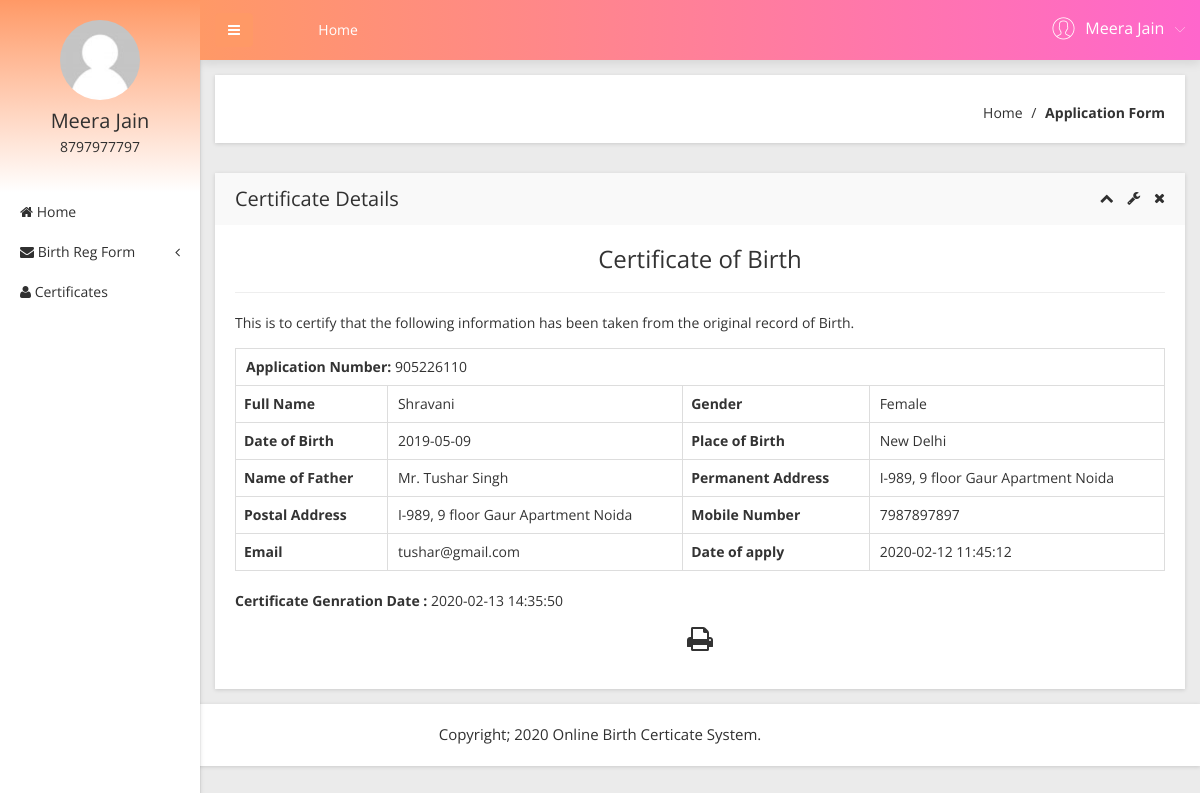
Page /obcs/user/certificates.php?viewid=1 (signed in) on the committed database.
### tables this page shows
CREATE TABLE `tbluser` (
  `ID` int(10) NOT NULL,
  `FirstName` varchar(200) DEFAULT NULL,
  `LastName` varchar(200) DEFAULT NULL,
  `MobileNumber` bigint(10) DEFAULT NULL,
  `Address` mediumtext DEFAULT NULL,
  `Password` varchar(200) NOT NULL,
  `RegDate` timestamp NULL DEFAULT current_timestamp()
);

CREATE TABLE `tblapplication` (
  `ID` int(10) NOT NULL,
  `UserID` int(5) NOT NULL,
  `ApplicationID` varchar(200) DEFAULT NULL,
  `DateofBirth` varchar(200) DEFAULT NULL,
  `Gender` varchar(50) DEFAULT NULL,
  `FullName` varchar(200) DEFAULT NULL,
  `PlaceofBirth` varchar(200) DEFAULT NULL,
  `NameofFather` varchar(200) DEFAULT NULL,
  `PermanentAdd` mediumtext DEFAULT NULL,
  `PostalAdd` mediumtext DEFAULT NULL,
  `MobileNumber` bigint(10) DEFAULT NULL,
  `Email` varchar(200) DEFAULT NULL,
  `Dateofapply` timestamp NULL DEFAULT current_timestamp(),
  `Remark` varchar(200) DEFAULT NULL,
  `Status` varchar(50) DEFAULT NULL,
  `UpdationDate` timestamp NULL DEFAULT NULL ON UPDATE current_timestamp()
);

### obcs/user/certificates.php (the view, shortened to what this page needs)
<?php
include('includes/dbconnection.php');
if (strlen($_SESSION['obcsuid']==0)) {
  header('location:logout.php');
  } else{
  ?>
<!doctype html>
<html class="no-js" lang="en">
<head>
    <link rel="stylesheet" href="css/bootstrap.min.css">
    <link rel="stylesheet" href="css/font-awesome.min.css">
    <link rel="stylesheet" href="css/adminpro-custon-icon.css">
    <link rel="stylesheet" href="css/meanmenu.min.css">
    <link rel="stylesheet" href="css/jquery.mCustomScrollbar.min.css">
    <link rel="stylesheet" href="css/animate.css">
    <link rel="stylesheet" href="css/data-table/bootstrap-table.css">
    <link rel="stylesheet" href="css/data-table/bootstrap-editable.css">
    <link rel="stylesheet" href="css/normalize.css">
    <link rel="stylesheet" href="css/c3.min.css">
    <link rel="stylesheet" href="style.css">
    <link rel="stylesheet" href="css/responsive.css">
</head>
<body class="materialdesign">
    <div class="wrapper-pro">
      <?php include_once('includes/sidebar.php');?>
        <?php include_once('includes/header.php');?>
            <div class="breadcome-area mg-b-30 small-dn">
                <div class="container-fluid">
                    <div class="row">
                        <div class="col-lg-12">
                            <div class="breadcome-list shadow-reset">
                                <div class="row">
                                    <div class="col-lg-12">
                                        <ul class="breadcome-menu">
                                            <li><a href="dashboard.php">Home</a> <span class="bread-slash">/</span>
                                            </li>
                                            <li><span class="bread-blod">Application Form</span>
                                            </li>
                                        </ul>
                                    </div>
                                </div>
                            </div>
                        </div>
                    </div>
                </div>
            </div>
            <div class="data-table-area mg-b-15">
                <div class="container-fluid">
                    <div class="row">
                        <div class="col-lg-12">
                            <div class="sparkline13-list shadow-reset">
                                <div class="sparkline13-hd">
                                    <div class="main-sparkline13-hd">
                                        <h1>Certificate Details</h1>
                                        <div class="sparkline13-outline-icon">
                                            <span class="sparkline13-collapse-link"><i class="fa fa-chevron-up"></i></span>
                                            <span><i class="fa fa-wrench"></i></span>
                                            <span class="sparkline13-collapse-close"><i class="fa fa-times"></i></span>
                                        </div>
                                    </div>
                                </div>
                                <div class="sparkline13-graph">
                                    <div id="exampl">
                                    <div class="datatable-dashv1-list custom-datatable-overright">
                                        <h3 align="center">Certificate of Birth</h3>
                                        <hr />
                                        <p align="left">This is to certify that the following information has been taken from the original record of Birth.</p>
<?php
$vid=$_GET['viewid'];
$sql="SELECT tblapplication.*,tbluser.FirstName,tbluser.LastName,tbluser.MobileNumber,tbluser.Address from  tblapplication join  tbluser on tblapplication.UserID=tbluser.ID where tblapplication.ID=:vid and  tblapplication.Status='Verified'";
$query = $dbh -> prepare($sql);
$query-> bindParam(':vid', $vid, PDO::PARAM_STR);
$query->execute();
$results=$query->fetchAll(PDO::FETCH_OBJ);
foreach($results as $row)
{
$certgendate=$row->UpdationDate;            ?>
<table border="1" class="table table-bordered">
<tr align="center">
<td colspan="4" >
<strong> Application Number:</strong>   <?php  echo $row->ApplicationID;?></td></tr>
    <th scope>Full Name</th>
    <td><?php  echo $row->FullName;?></td>
    <th scope>Gender</th>
    <td><?php  echo $row->Gender;?></td>
   <tr>
    <th scope>Date of Birth</th>
    <td><?php  echo $row->DateofBirth;?></td>
    <th scope>Place of Birth</th>
    <td><?php  echo $row->PlaceofBirth;?></td>
  </tr>
  <tr>
    <th scope>Name of Father</th>
    <td><?php  echo $row->NameofFather;?></td>
    <th scope>Permanent Address</th>
    <td><?php  echo $row->PermanentAdd;?></td>
  </tr>
   <tr>
    <th scope>Postal Address</th>
    <td><?php  echo $row->PostalAdd;?></td>
    <th scope>Mobile Number</th>
    <td><?php  echo $row->MobileNumber;?></td>
  </tr>
   <tr>
    <th scope>Email</th>
    <td><?php  echo $row->Email;?></td>
    <th scope>Date of apply</th>
    <td><?php  echo $row->Dateofapply;?></td>
  </tr>
  <?php }?>
</table>
          <p align="left"><b>Certificate Genration Date :</b> <?php echo htmlentities($certgendate);?></p>
          <p> <i class="fa fa-print fa-2x" style="cursor: pointer;"  OnClick="CallPrint(this.value)" ></i></p>
      </div></div>
                                </div>
                            </div>
                        </div>
                    </div>
                </div>
            </div>
        </div>
    </div>
  <?php include_once('includes/footer.php');?>
</body>
</html><?php }  ?>

### obcs/user/includes/sidebar.php (shortened to what this page needs)
        <?php
include('includes/dbconnection.php');
if (strlen($_SESSION['obcsuid']==0)) {
  header('location:logout.php');
  } else{
  ?>
  <div class="left-sidebar-pro">
            <nav id="sidebar">
                <div class="sidebar-header">
                     <?php
$uid=$_SESSION['obcsuid'];
$sql="SELECT FirstName,LastName,MobileNumber from  tbluser where ID=:uid";
$query = $dbh -> prepare($sql);
$query->bindParam(':uid',$uid,PDO::PARAM_STR);
$query->execute();
$results=$query->fetchAll(PDO::FETCH_OBJ);
$cnt=1;
if($query->rowCount() > 0)
{
foreach($results as $row)
{               ?>
                    <a href="#"><img src="img/message/avatar.jpg" alt="" />
                    </a>
                    <h3><?php  echo $row->FirstName;?>  <?php  echo $row->LastName;?></h3>
                    <p><?php  echo $row->MobileNumber;?></p><?php $cnt=$cnt+1;}} ?>
                </div>
                <div class="left-custom-menu-adp-wrap">
                    <ul class="nav navbar-nav left-sidebar-menu-pro">
                        <li class="nav-item">
                            <a href="dashboard.php" role="button" aria-expanded="false"><i class="fa big-icon fa-home"></i> <span class="mini-dn">Home</span> </a>
                        </li>
                        <li class="nav-item"><a href="#" data-toggle="dropdown" role="button" aria-expanded="false" class="nav-link dropdown-toggle"><i class="fa big-icon fa-envelope"></i> <span class="mini-dn">Birth Reg Form</span> <span class="indicator-right-menu mini-dn"><i class="fa indicator-mn fa-angle-left"></i></span></a>
                        </li>
                       <li class="nav-item">
                            <a href="certificates-list.php" role="button" aria-expanded="false"><i class="fa big-icon fa-user"></i> <span class="mini-dn">Certificates</span> </a>
                        </li>
                    </ul>
                </div>
            </nav>
        </div><?php }  ?>

### obcs/user/includes/header.php (shortened to what this page needs)
       <?php
include('includes/dbconnection.php');
if (strlen($_SESSION['obcsuid']==0)) {
  header('location:logout.php');
  } else{
  ?>
 <div class="content-inner-all">
            <div class="header-top-area">
                <div class="fixed-header-top">
                    <div class="container-fluid">
                        <div class="row">
                            <div class="col-lg-1 col-md-6 col-sm-6 col-xs-12">
                                <button type="button" id="sidebarCollapse" class="btn bar-button-pro header-drl-controller-btn btn-info navbar-btn">
                                    <i class="fa fa-bars"></i>
                                </button>
                            </div>
                            <div class="col-lg-6 col-md-1 col-sm-1 col-xs-12">
                                <div class="header-top-menu tabl-d-n">
                                    <ul class="nav navbar-nav mai-top-nav">
                                        <li class="nav-item"><a href="dashboard.php" class="nav-link">Home</a>
                                        </li>
                                    </ul>
                                </div>
                            </div>
                            <div class="col-lg-5 col-md-5 col-sm-6 col-xs-12">
                                <div class="header-right-info">
                                    <ul class="nav navbar-nav mai-top-nav header-right-menu">
                                <?php
$uid=$_SESSION['obcsuid'];
$sql="SELECT FirstName,LastName,MobileNumber from  tbluser where ID=:uid";
$query = $dbh -> prepare($sql);
$query->bindParam(':uid',$uid,PDO::PARAM_STR);
$query->execute();
$results=$query->fetchAll(PDO::FETCH_OBJ);
$cnt=1;
if($query->rowCount() > 0)
{
foreach($results as $row)
{               ?>
                                        <li class="nav-item">
                                            <a href="#" data-toggle="dropdown" role="button" aria-expanded="false" class="nav-link dropdown-toggle">
                                                <span class="adminpro-icon adminpro-user-rounded header-riht-inf"></span>
                                                <span class="admin-name"><?php  echo $row->FirstName;?>  <?php  echo $row->LastName;?> </span>
                                                <span class="author-project-icon adminpro-icon adminpro-down-arrow"></span><?php $cnt=$cnt+1;}} ?>
                                            </a>
                                        </li>
                                    </ul>
                                </div>
                            </div>
                        </div>
                    </div>
                </div>
            </div><?php }  ?>

### rows in the picture
tbluser: FirstName "Meera", LastName "Jain", MobileNumber "8797977797"
tblapplication: ApplicationID "905226110", FullName "Shravani", Gender "Female", DateofBirth "2019-05-09", PlaceofBirth "New Delhi", NameofFather "Mr. Tushar Singh", PermanentAdd "I-989, 9 floor Gaur Apartment Noida", PostalAdd "I-989, 9 floor Gaur Apartment Noida", UserID.MobileNumber "7987897897", Email "tushar@gmail.com", Dateofapply "2020-02-12 11:45:12", UpdationDate "2020-02-13 14:35:50"
